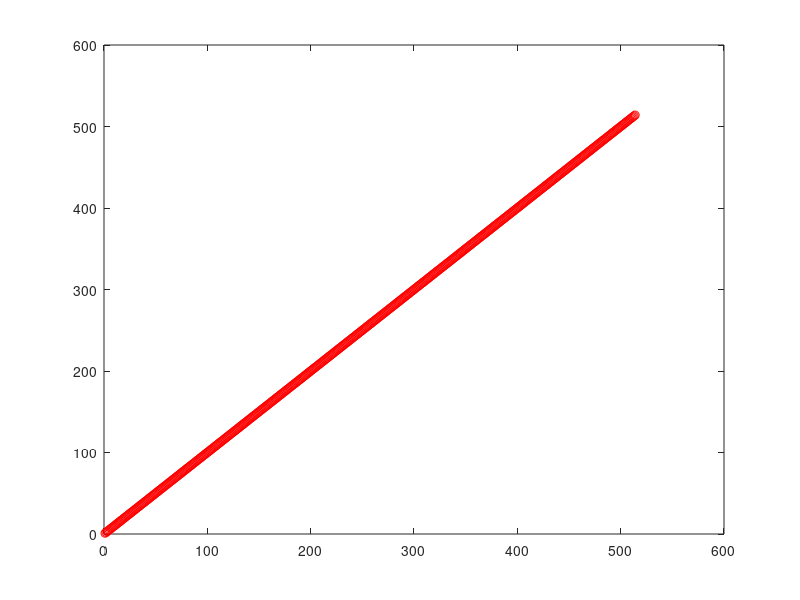

The MATLAB source for this figure:


figure;
pause(1)
hold off
tic
cnt = 0;
while toc<2
    %a=randn;
    %b=randn;
    cnt = cnt+1;
    plot(cnt,cnt,'ro');
    drawnow
    hold on;
end
